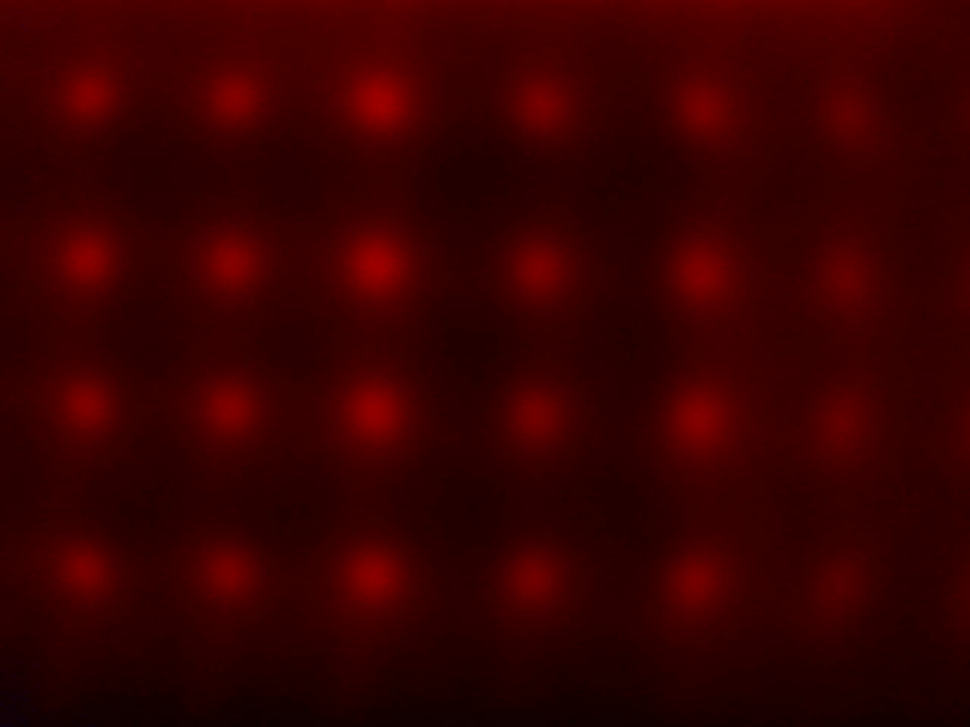
#> input picture Examples/image.png, 970 x 727 px, shrunk from 1280 x 960 before the run
$ python main.py --image Examples/image.png
#> lines starting #> are read from the running program, lines starting #| are printed output that depends on the picture
#> in process_image, image is the input picture: shape (727, 970, 3); mean B, G, R 0, 0, 55.7
### lrtv.py
#!/usr/bin/env python3
# -*- coding: utf-8 -*-

"""
This module contains the implementation of the Lucy-Richardson Deconvolution
algorithm with Total Variation regularization.

Functions:
- entropy: Calculates the entropy of the image.
- deconvRLTV: Main function to perform deconvolution with regularization.
"""

import cv2
import numpy as np
import warnings
import os
from scipy.ndimage import convolve
from tqdm import tqdm

# Suppress specific warnings related to invalid or divide errors
np.seterr(divide='ignore', invalid='ignore')


def entropy(labels, base=None):
    """
    Calculate the entropy of an image.

    Args:
    - labels: Input image or array.
    - base: Base of logarithm for entropy calculation (default is None).

    Returns:
    - Entropy value of the input image.
    """
    value, counts = np.unique(labels, return_counts=True)
    norm_counts = counts / counts.sum()

    # Default to base e if not provided
    base = np.e if base is None else base

    return -(norm_counts * np.log(norm_counts) / np.log(base)).sum()


def deconvRLTV(image, psf, lamb=0.002, epsilon=1e-4, maxiter=20000, lapse=2000, imagename="processed.png"):
    """
    Perform Lucy-Richardson deconvolution with Total Variation regularization.

    Args:
    - image: Grayscale input image as a numpy array.
    - psf: Point Spread Function for deconvolution.
    - lamb: Regularization parameter, default is 0.002.
    - epsilon: Convergence threshold, default is 1e-4.
    - maxiter: Maximum number of iterations, default is 20000.
    - lapse: Frequency for saving intermediate results, default is 2000.
    - imagename: Output image filename.

    Returns:
    - The final deconvolved image saved to a file.
    """
#> called with lamb = 0.00201, epsilon = 1e-07, maxiter = 100, lapse = 10, imagename = 'Examples/image_grayscale'
    cont = 1  # Counter for saving images
    fn = np.double(image)
    psfbar = np.double(np.fliplr(np.flipud(psf)))  # Flipped PSF
    i = 0

    # Sobel filters for gradient calculation
    sx = np.array([[1, 0, -1], [2, 0, -2], [1, 0, -1]])
    sy = np.transpose(sx)

    for i in tqdm (range (maxiter), desc="Iteration: "):
    # while i <= maxiter:
        gradx = cv2.filter2D(fn, -1, sx)
        grady = cv2.filter2D(fn, -1, sy)

        # Compute gradient magnitude
        gradabs = np.sqrt(np.square(gradx) + np.square(grady))
        gradabs[gradabs == 0] = 1  # Avoid division by zero

        # Normalize gradients
        gradx /= gradabs
        grady /= gradabs

        # Compute divergence of the gradient
        divgradx = cv2.filter2D(gradx, -1, sx)
        divgrady = cv2.filter2D(grady, -1, sy)
        divgrad = divgradx + divgrady
        regularization = 1 - lamb * divgrad
        minreg = np.min(regularization)

        # Check for potential issues with regularization parameter
        if minreg <= 0:
            warnings.warn('Please check the lambda value; lambda is the variation parameter.')
            print(f"Warning: Lambda is too high. Minimum regularization value: {minreg}")

        Den = cv2.filter2D(fn, -1, psf)
        Den[Den == 0] = 1e-99  # Avoid division by zero
        PreviousRes = image / Den

        # Calculate entropy for stopping criteria
        Sn0 = entropy(fn, 2)
        fn1 = fn * cv2.filter2D(PreviousRes, -1, psfbar) / regularization
        Sn1 = entropy(fn1, 2)

        # Check for convergence (based on image average)
        crit = np.abs(np.mean(fn1) - np.mean(fn)) / np.mean(fn)
        if crit < epsilon:
            print(f"Convergence reached after {i+1} iterations.")
            cv2.imwrite(f"{imagename}_deconv.png", fn1)
            return fn1

        fn = fn1

        # Save intermediate results at specified intervals
        if i % lapse == 0:
            cv2.imwrite(f"{imagename}_iter_{i+1}.png", fn)
#> this loop made 15 passes
#> (Sn0, crit) on passes 1 to 12: (4.37, 0.000253), (19.43, 5.33e-05), (19.43, 2.15e-05), (19.43, 2.83e-05), (19.43, 2.48e-05), (19.43, 1.9e-05), (19.43, 1.77e-05), (19.43, 1.25e-05), (19.43, 1.11e-05), (19.43, 7.09e-06), (19.43, 6.18e-06), (19.43, 3.31e-06)
#> pass 1, in deconvRLTV, `gradx /= gradabs`:
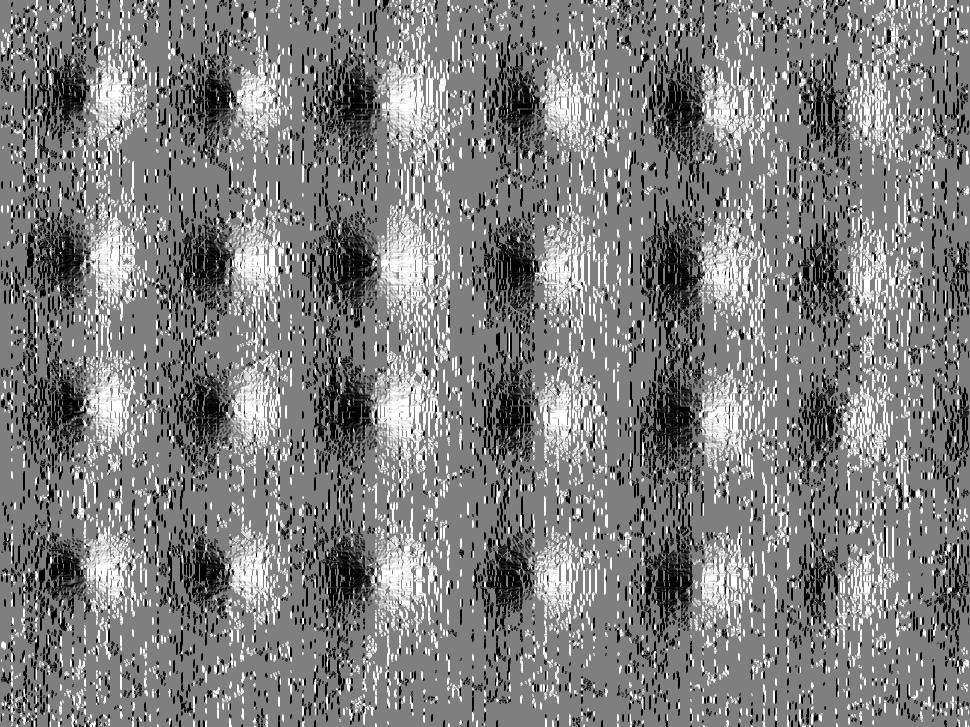
#> gradx: shape (727, 970) float64; min -1, max 1, mean -0.00554; drawn with min black and max white
#> after the loop:
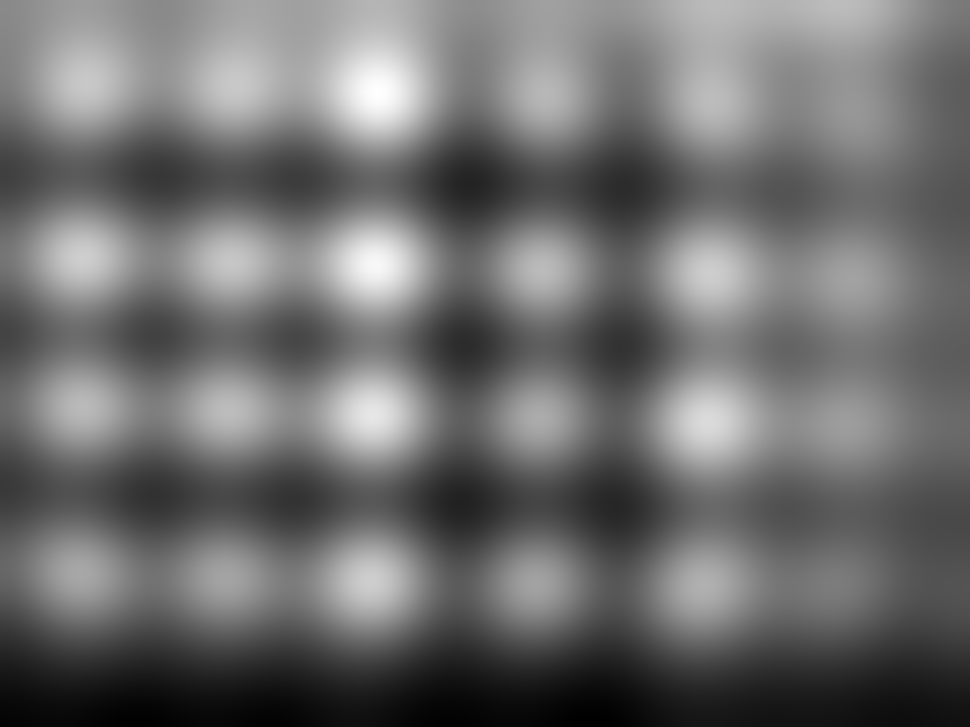
#> Den: shape (727, 970) float64; min 5.79, max 30.84, mean 16.7; drawn with min black and max white
#> after the loop:
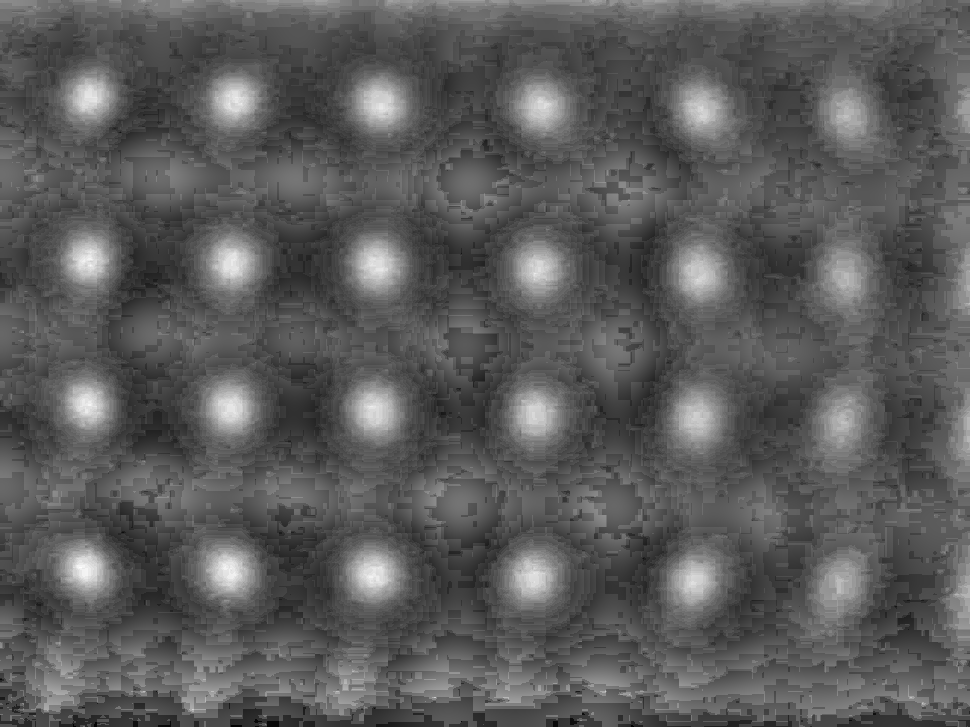
#> PreviousRes: shape (727, 970) float64; min 0.616, max 1.67, mean 0.993; drawn with min black and max white
#> after the loop:
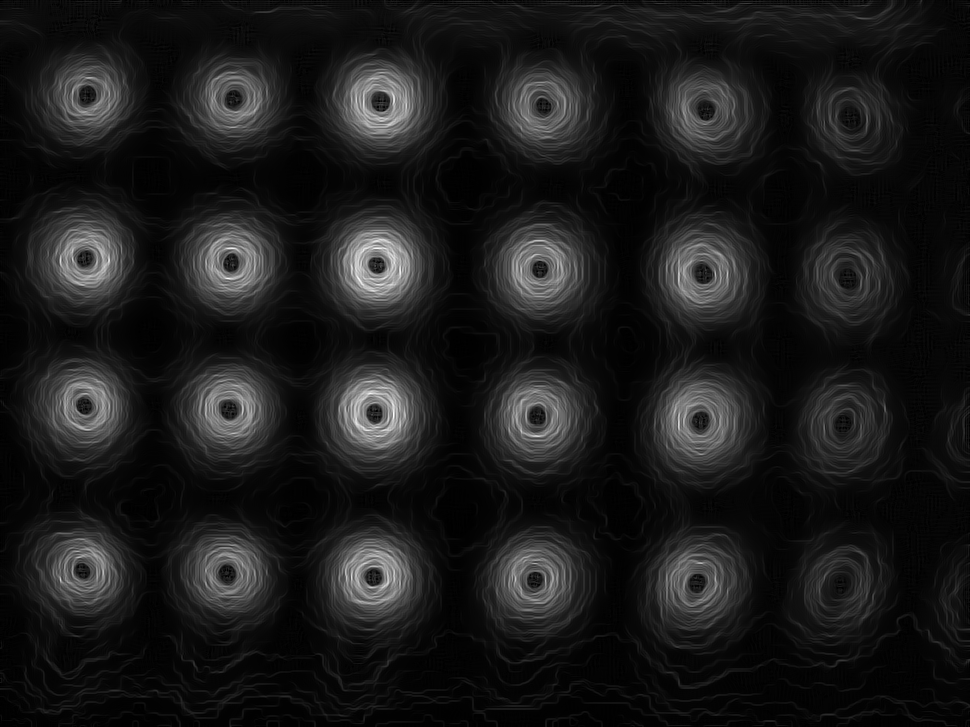
#> gradabs: shape (727, 970) float64; min 4.44e-16, max 30.77, mean 3.3; drawn with min black and max white
#> after the loop:
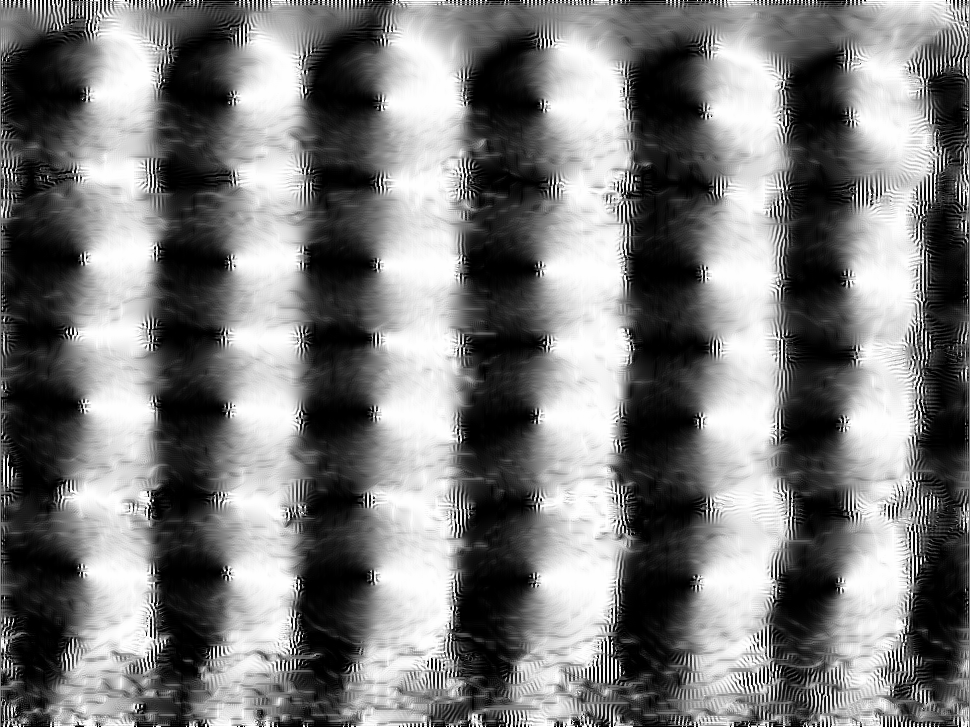
#> gradx: shape (727, 970) float64; min -1, max 1, mean -0.0358; drawn with min black and max white
#> after the loop:
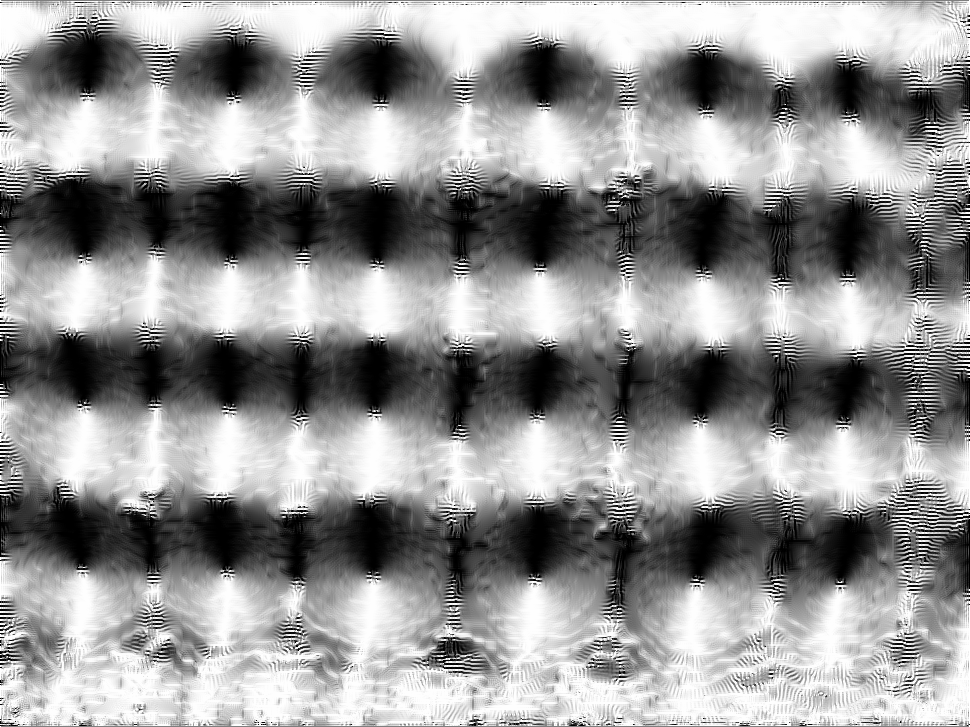
#> grady: shape (727, 970) float64; min -1, max 1, mean 0.158; drawn with min black and max white


    print("Deconvolution did not converge within the maximum number of iterations.")
    return fn  # Return final image

### psfs.py
#!/usr/bin/env python3
# -*- coding: utf-8 -*-

"""
This module contains functions to generate Point Spread Functions (PSF).
PSFs are used in image processing for deconvolution algorithms.

Functions:
- fspecial_gauss2D: Generates a 2D Gaussian PSF.
- fspecial_sinc2D: Generates a 2D Sinc PSF.
"""

import numpy as np

# Avoid warnings related to division by zero
np.seterr(divide='ignore', invalid='ignore')


def fspecial_gauss2D(shape=(3, 3), sigmax=0.5, sigmay=0.5):
    """
    Generates a 2D Gaussian Point Spread Function (PSF).

    Args:
    - shape: Tuple, the shape of the PSF (height, width).
    - sigmax: Float, standard deviation in the x-direction (controls the width).
    - sigmay: Float, standard deviation in the y-direction (controls the height).

    Returns:
    - h: 2D numpy array, the normalized Gaussian PSF.
    """
    m, n = [(ss - 1.) / 2. for ss in shape]
    y, x = np.ogrid[-m:m + 1, -n:n + 1]
    h = np.exp(-(x**2 / (2 * sigmax**2) + y**2 / (2 * sigmay**2)))

    # Apply threshold to remove small values
    h[h < np.finfo(h.dtype).eps * h.max()] = 0

    # Normalize the PSF
    sumh = h.sum()
    if sumh != 0:
        h /= sumh

    return h


# [26 lines left out: function fspecial_sinc2D, not called in this run]

### main.py
#!/usr/bin/env python3
# -*- coding: utf-8 -*-

"""
This script applies the Lucy-Richardson deconvolution algorithm with Total Variation regularization
to an image. The user can choose to process the image in grayscale or in RGB channels.
Additionally, the user can specify the PSF type (Gaussian or Sinc), and the PSF size parameters.

Usage:
    python script.py -i <image_path> --mode <grayscale|rgb> --psf_type <gaussian|sinc> --psf_size W,SX,SY

Arguments:
    -i : Path to the input image
    --mode : Mode of processing: 'grayscale' for single channel (intensity), 'rgb' for all channels (R, G, B).
    --psf_type : Type of PSF: 'gaussian' or 'sinc'
    --psf_size : PSF size and standard deviation parameters in the form W,SX,SY (Width, Sigmax, Sigmay)
    --maxiter :
"""

import argparse
import cv2
import numpy as np
import os
import time
import warnings
import ntpath
from psfs import *  # Import PSF generation functions
from lrtv import *  # Import deconvolution function

# Avoid warnings related to invalid or divide errors
np.seterr(divide='ignore', invalid='ignore')


def process_image(image_path, mode='grayscale', psf_type='gaussian', psf_size=(363, 43, 37), maxiter = 100, lapse = 10, lambda_var = 0.00201):
    """
    Load an image, process it in either grayscale or RGB mode, and perform Lucy-Richardson deconvolution.

    Args:
    - image_path: Path to the image file.
    - mode: 'grayscale' or 'rgb', defines whether to process the image in grayscale or all channels (RGB).
    - psf_type: Type of PSF ('gaussian' or 'sinc').
    - psf_size: Tuple of (W, Sigmax, Sigmay) for PSF size and parameters.

    Returns:
    - None (saves output image to file).
    """
    # Load image
    print("Loading image...")
    image = cv2.imread(image_path)
    head, tail = ntpath.split(image_path)
    first_name = os.path.splitext(tail)[0]

    # Check if image is loaded
    if image is None:
        print(f"Error loading image: {image_path}")
        return

    print(f"Loaded image: {tail}")

    # Separate channels if mode is 'rgb', otherwise convert to grayscale
    if mode == 'rgb':
        r, g, b = image[:, :, 2], image[:, :, 1], image[:, :, 0]
    elif mode == 'grayscale':
        image = cv2.cvtColor(image, cv2.COLOR_BGR2GRAY)
        r = g = b = image  # Use the grayscale image for all channels
    else:
        raise ValueError("Invalid mode. Choose 'grayscale' or 'rgb'.")

    # PSF Estimation
    W, sigmax, sigmay = psf_size
    print(f"Generating {psf_type} PSF with size ({W}, {sigmax}, {sigmay})...")
    if psf_type == 'gaussian':
        PSF = fspecial_gauss2D((W, W), sigmax, sigmay)
    elif psf_type == 'sinc':
        PSF = fspecial_sinc2D((W, W), sigmax, sigmay)
    else:
        raise ValueError("Invalid PSF type. Choose 'gaussian' or 'sinc'.")

    # Deconvolution parameters

    epsilon = 1e-7

    print("\nStarting Lucy-Richardson deconvolution...")

    # Start timer for performance tracking
    start = time.process_time()

    # Perform deconvolution for each channel (R, G, B) if in 'rgb' mode
    if mode == 'rgb':
        print("Processing R channel...")
        deconvRLTV(r, PSF, lambda_var, epsilon, maxiter, lapse, f"{head}/{first_name}_R")

        print("Processing G channel...")
        deconvRLTV(g, PSF, lambda_var, epsilon, maxiter, lapse, f"{head}/{first_name}_G")

        print("Processing B channel...")
        deconvRLTV(b, PSF, lambda_var, epsilon, maxiter, lapse, f"{head}/{first_name}_B")

        # After processing each channel, combine the results
        print("Combining R, G, B channels...")
        result = cv2.merge([cv2.imread(f"{head}/{first_name}_R"),
                            cv2.imread(f"{head}/{first_name}_G"),
                            cv2.imread(f"{head}/{first_name}_B")])

        # Save the combined result
        cv2.imwrite(f"{head}/{first_name}_deconv_rgb.png", result)

    elif mode == 'grayscale':
        # Perform deconvolution for grayscale image
        deconvRLTV(r, PSF, lambda_var, epsilon, maxiter, lapse, f"{head}/{first_name}_grayscale")

    print("\nDeconvolution completed.")
    print(f"Elapsed time: {time.process_time() - start} seconds")


def main():
    # Set up argument parsing
    ap = argparse.ArgumentParser(description="Lucy-Richardson Deconvolution with Total Variation Regularization")
    ap.add_argument("-i", "--image", required=True, help="Path to the image")
    ap.add_argument("--mode", choices=['grayscale', 'rgb'], default='grayscale',
                    help="Mode for processing: 'grayscale' or 'rgb'. Default is 'grayscale'.")
    ap.add_argument("--psf_type", choices=['gaussian', 'sinc'], default='gaussian',
                    help="Type of PSF: 'gaussian' or 'sinc'. Default is 'gaussian'.")
    ap.add_argument("--psf_size", type=str, default="363,43,37",
                    help="PSF size parameters (W,SX,SY) as a comma-separated string. Default is '363,43,37'.")
    ap.add_argument("--maxiter", type=int, default=100,
                    help="Number of iterations, default is 100.")
    ap.add_argument("--lapse", type=int, default=10,
                    help="Number of iterations to wait to save images, default is 10.")
    ap.add_argument("--lambda_var", type=float, default=0.00201,
                    help="Number of iterations to wait to save images, default is 10.")

    args = vars(ap.parse_args())

    # Parse PSF size
    psf_size = tuple(map(int, args["psf_size"].split(',')))
    print('')
    print('Args', args)

    # Process the image based on the provided arguments
    process_image(args["image"], args["mode"], args["psf_type"], psf_size, args["maxiter"], args["lapse"], args["lambda_var"])


if __name__ == "__main__":
    main()
